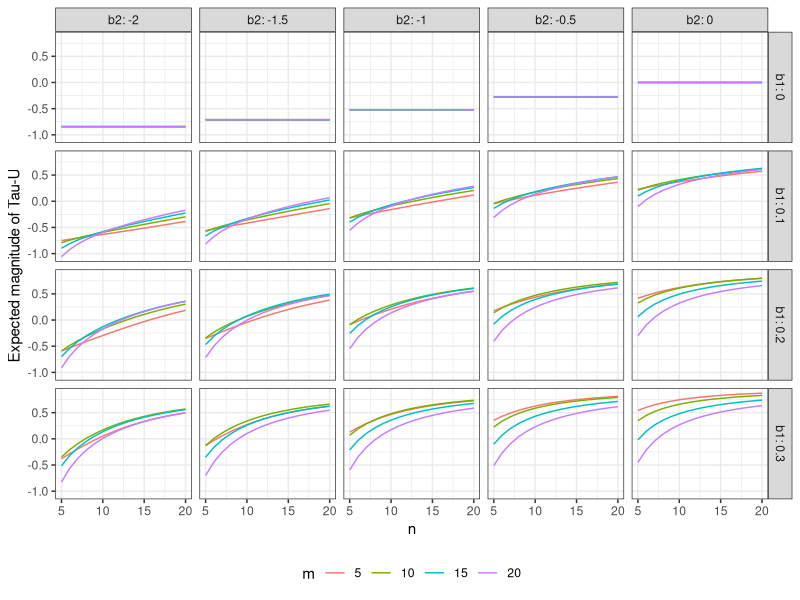

This figure's R source:
## ---- chunk 1
E_TauU <- function(b1, b2, m, n) {
  tau_B <- sum(sapply(1:(m - 1), function(i) 
    sum(pnorm(b1 * ((i+1):m - i) / sqrt(2))))) * 4 / (m * (m - 1)) - 1
  tau_P <- sum(sapply(1:m, function(i) 
    sum(pnorm((b1 * (m + 1:n - i) + b2) / sqrt(2))))) * 2 / (m * n) - 1
  tau_P - tau_B * (m - 1) / (2 * n)
}

library(dplyr)
library(tidyr)
b1 <- c(0, 0.1, 0.2, 0.3)
b2 <- c(0, -0.5, -1.0, -1.5, -2.0)
m <- c(5, 10, 15, 20)
n <- 5:20

expand.grid(b1 = b1, b2 = b2, m = m, n = n) %>%
  group_by(b1, b2, m, n) %>% 
  mutate(TauU = E_TauU(b1, b2, m, n)) ->
  TauU_values

library(ggplot2)
ggplot(TauU_values, aes(n, TauU, color = factor(m))) + 
  facet_grid(b1 ~ b2, labeller = "label_both") + 
  geom_line() + 
  labs(y = "Expected magnitude of Tau-U", color = "m") + 
  theme_bw() + theme(legend.position = "bottom")
